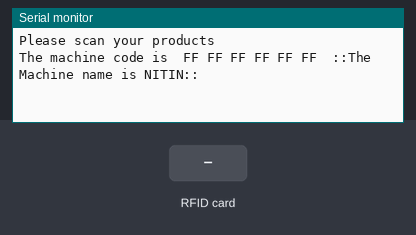
Bench run of a sketch on a simulated Arduino Uno, built with avr-gcc and run on an emulated ATmega328P. Shown: the last lines printed to the serial monitor. The test bench sets the inputs (shaded band).

Above: at 1.2 s.
1.3 s: RFID card 5E 7A 19 C4 held to the reader
At 2.5 s:
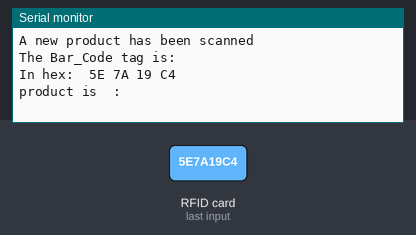
2.8 s: RFID card 5E 7A 19 C4 held to the reader
At 3.5 s:
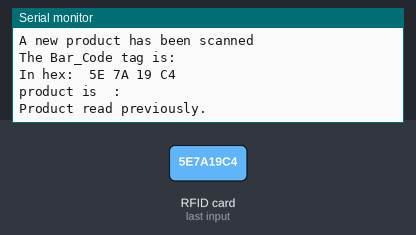

Measured:
- after the input at 1.3 s, the serial monitor: prints a new line at once (image 1)
- after the input at 2.8 s, the serial monitor: prints a new line at once (image 2)

The sketch:

SmartCart.ino
```cpp
 /* Typical pin layout used:
 * -----------------------------------------------------------------------------------------
 *             MFRC522      Arduino       Arduino   Arduino    Arduino          Arduino
 *             Reader/PCD   Uno           Mega      Nano v3    Leonardo/Micro   Pro Micro
 * Signal      Pin          Pin           Pin       Pin        Pin              Pin
 * -----------------------------------------------------------------------------------------
 * RST/Reset   RST          9             5         D9         RESET/ICSP-5     RST
 * SPI SS      SDA(SS)      10            53        D10        10               10
 * SPI MOSI    MOSI         11 / ICSP-4   51        D11        ICSP-4           16
 * SPI MISO    MISO         12 / ICSP-1   50        D12        ICSP-1           14
 * SPI SCK     SCK          13 / ICSP-3   52        D13        ICSP-3           15
 */

#include <SPI.h>
#include <MFRC522.h>

#define SS_PIN 10
#define RST_PIN 9

MFRC522 rfid(SS_PIN, RST_PIN); // Instance of the class

MFRC522::MIFARE_Key key;

// Init array that will store new NUID
byte nuidPICC[3];
int item_first=0,item_second=0;
void setup() {
  Serial.begin(9600);
  SPI.begin(); // Init SPI bus
  rfid.PCD_Init(); // Init MFRC522

  for (byte i = 0; i < 6; i++) {
    key.keyByte[i] = 0xFF;
  }

  Serial.println(F("Please scan your products"));
  Serial.print(F("The machine code is "));
  printHex(key.keyByte, MFRC522::MF_KEY_SIZE);
  Serial.println("  ::The Machine name is NITIN:: ");
}

void loop() {

  // Look for new cards
  if ( ! rfid.PICC_IsNewCardPresent())
    return;

  // Verify if the NUID has been readed
  if ( ! rfid.PICC_ReadCardSerial())
    return;
  Serial.println("");

  MFRC522::PICC_Type piccType = rfid.PICC_GetType(rfid.uid.sak);


  // Check is the PICC of Classic MIFARE type
  if (piccType != MFRC522::PICC_TYPE_MIFARE_MINI &&
    piccType != MFRC522::PICC_TYPE_MIFARE_1K &&
    piccType != MFRC522::PICC_TYPE_MIFARE_4K) {
    Serial.println(F("Please scan again"));
    return;
  }

  if (rfid.uid.uidByte[0] != nuidPICC[0] ||
    rfid.uid.uidByte[1] != nuidPICC[1] ||
    rfid.uid.uidByte[2] != nuidPICC[2] ||
    rfid.uid.uidByte[3] != nuidPICC[3] ) {

    Serial.println(F("A new product has been scanned"));

    // Store NUID into nuidPICC array
    for (byte i = 0; i < 4; i++) {
      nuidPICC[i] = rfid.uid.uidByte[i];
    }

    Serial.println(F("The Bar_Code tag is:"));
    Serial.print(F("In hex: "));
     printHex(rfid.uid.uidByte, rfid.uid.size);
     byte product[10]={(rfid.uid.uidByte,rfid.uid.size)};
    Serial.println();
    Serial.println("product is  :");
   if(nuidPICC[0]==0xD3){
      Serial.println("First product To be add in Bill ");
      Serial.println("The bill is Rs 1000: ");
        item_first=1000;
      }
     if(nuidPICC[0]==0x35){
      Serial.println("Second product To be add in Bill ");
      Serial.println("The bill is Rs 500: ");

      item_second=500+item_first;


    Serial.print("The total bill is\n");
    Serial.println(item_second);
     }

  }
  else Serial.println(F("Product read previously."));

  // Halt PICC
  rfid.PICC_HaltA();

  // Stop encryption on PCD
  rfid.PCD_StopCrypto1();
}


void printHex(byte *buffer, byte bufferSize) {
  for (byte i = 0; i < bufferSize; i++) {
    Serial.print(buffer[i] < 0x10 ? " 0" : " ");
    Serial.print(buffer[i], HEX);

  }
}
```
